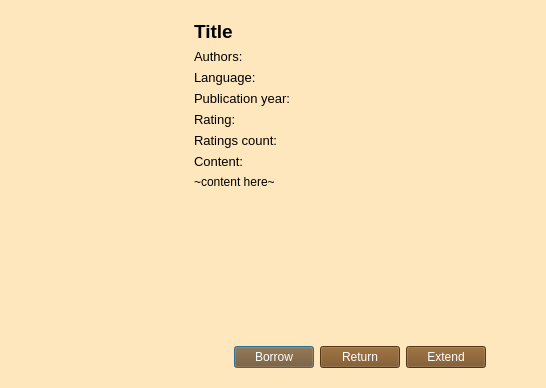
<?xml version="1.0" encoding="UTF-8"?>
<ui version="4.0">
 <class>BookDetailsWindow</class>
 <widget class="QDialog" name="BookDetailsWindow">
  <property name="geometry">
   <rect>
    <x>0</x>
    <y>0</y>
    <width>546</width>
    <height>388</height>
   </rect>
  </property>
  <property name="sizePolicy">
   <sizepolicy hsizetype="Fixed" vsizetype="Fixed">
    <horstretch>0</horstretch>
    <verstretch>0</verstretch>
   </sizepolicy>
  </property>
  <property name="palette">
   <palette>
    <active>
     <colorrole role="WindowText">
      <brush brushstyle="SolidPattern">
       <color alpha="255">
        <red>0</red>
        <green>0</green>
        <blue>0</blue>
       </color>
      </brush>
     </colorrole>
     <colorrole role="Button">
      <brush brushstyle="SolidPattern">
       <color alpha="255">
        <red>255</red>
        <green>231</green>
        <blue>189</blue>
       </color>
      </brush>
     </colorrole>
     <colorrole role="Text">
      <brush brushstyle="SolidPattern">
       <color alpha="255">
        <red>0</red>
        <green>0</green>
        <blue>0</blue>
       </color>
      </brush>
     </colorrole>
     <colorrole role="ButtonText">
      <brush brushstyle="SolidPattern">
       <color alpha="255">
        <red>0</red>
        <green>0</green>
        <blue>0</blue>
       </color>
      </brush>
     </colorrole>
     <colorrole role="Base">
      <brush brushstyle="SolidPattern">
       <color alpha="255">
        <red>255</red>
        <green>231</green>
        <blue>189</blue>
       </color>
      </brush>
     </colorrole>
     <colorrole role="Window">
      <brush brushstyle="SolidPattern">
       <color alpha="255">
        <red>255</red>
        <green>231</green>
        <blue>189</blue>
       </color>
      </brush>
     </colorrole>
     <colorrole role="PlaceholderText">
      <brush brushstyle="NoBrush">
       <color alpha="128">
        <red>0</red>
        <green>0</green>
        <blue>0</blue>
       </color>
      </brush>
     </colorrole>
    </active>
    <inactive>
     <colorrole role="WindowText">
      <brush brushstyle="SolidPattern">
       <color alpha="255">
        <red>0</red>
        <green>0</green>
        <blue>0</blue>
       </color>
      </brush>
     </colorrole>
     <colorrole role="Button">
      <brush brushstyle="SolidPattern">
       <color alpha="255">
        <red>255</red>
        <green>231</green>
        <blue>189</blue>
       </color>
      </brush>
     </colorrole>
     <colorrole role="Text">
      <brush brushstyle="SolidPattern">
       <color alpha="255">
        <red>0</red>
        <green>0</green>
        <blue>0</blue>
       </color>
      </brush>
     </colorrole>
     <colorrole role="ButtonText">
      <brush brushstyle="SolidPattern">
       <color alpha="255">
        <red>0</red>
        <green>0</green>
        <blue>0</blue>
       </color>
      </brush>
     </colorrole>
     <colorrole role="Base">
      <brush brushstyle="SolidPattern">
       <color alpha="255">
        <red>255</red>
        <green>231</green>
        <blue>189</blue>
       </color>
      </brush>
     </colorrole>
     <colorrole role="Window">
      <brush brushstyle="SolidPattern">
       <color alpha="255">
        <red>255</red>
        <green>231</green>
        <blue>189</blue>
       </color>
      </brush>
     </colorrole>
     <colorrole role="PlaceholderText">
      <brush brushstyle="NoBrush">
       <color alpha="128">
        <red>0</red>
        <green>0</green>
        <blue>0</blue>
       </color>
      </brush>
     </colorrole>
    </inactive>
    <disabled>
     <colorrole role="WindowText">
      <brush brushstyle="SolidPattern">
       <color alpha="255">
        <red>0</red>
        <green>0</green>
        <blue>0</blue>
       </color>
      </brush>
     </colorrole>
     <colorrole role="Button">
      <brush brushstyle="SolidPattern">
       <color alpha="255">
        <red>255</red>
        <green>231</green>
        <blue>189</blue>
       </color>
      </brush>
     </colorrole>
     <colorrole role="Text">
      <brush brushstyle="SolidPattern">
       <color alpha="255">
        <red>0</red>
        <green>0</green>
        <blue>0</blue>
       </color>
      </brush>
     </colorrole>
     <colorrole role="ButtonText">
      <brush brushstyle="SolidPattern">
       <color alpha="255">
        <red>0</red>
        <green>0</green>
        <blue>0</blue>
       </color>
      </brush>
     </colorrole>
     <colorrole role="Base">
      <brush brushstyle="SolidPattern">
       <color alpha="255">
        <red>255</red>
        <green>231</green>
        <blue>189</blue>
       </color>
      </brush>
     </colorrole>
     <colorrole role="Window">
      <brush brushstyle="SolidPattern">
       <color alpha="255">
        <red>255</red>
        <green>231</green>
        <blue>189</blue>
       </color>
      </brush>
     </colorrole>
     <colorrole role="PlaceholderText">
      <brush brushstyle="NoBrush">
       <color alpha="128">
        <red>0</red>
        <green>0</green>
        <blue>0</blue>
       </color>
      </brush>
     </colorrole>
    </disabled>
   </palette>
  </property>
  <property name="windowTitle">
   <string>Dialog</string>
  </property>
  <property name="styleSheet">
   <string notr="true">background-color: rgb(255, 231, 189); color: black;</string>
  </property>
  <layout class="QHBoxLayout" name="horizontalLayout_7">
   <item>
    <spacer name="horizontalSpacer">
     <property name="orientation">
      <enum>Qt::Horizontal</enum>
     </property>
     <property name="sizeHint" stdset="0">
      <size>
       <width>40</width>
       <height>20</height>
      </size>
     </property>
    </spacer>
   </item>
   <item>
    <widget class="QLabel" name="coverBookLabel">
     <property name="styleSheet">
      <string notr="true">color: rgb(0, 0, 0);</string>
     </property>
     <property name="text">
      <string/>
     </property>
     <property name="pixmap">
      <pixmap resource="../images/resources.qrc">:/images_resources/cover.jpg</pixmap>
     </property>
     <property name="scaledContents">
      <bool>false</bool>
     </property>
     <property name="alignment">
      <set>Qt::AlignCenter</set>
     </property>
    </widget>
   </item>
   <item>
    <widget class="QFrame" name="formFrame">
     <property name="palette">
      <palette>
       <active>
        <colorrole role="WindowText">
         <brush brushstyle="SolidPattern">
          <color alpha="255">
           <red>0</red>
           <green>0</green>
           <blue>0</blue>
          </color>
         </brush>
        </colorrole>
        <colorrole role="Button">
         <brush brushstyle="SolidPattern">
          <color alpha="255">
           <red>255</red>
           <green>231</green>
           <blue>189</blue>
          </color>
         </brush>
        </colorrole>
        <colorrole role="Text">
         <brush brushstyle="SolidPattern">
          <color alpha="255">
           <red>0</red>
           <green>0</green>
           <blue>0</blue>
          </color>
         </brush>
        </colorrole>
        <colorrole role="ButtonText">
         <brush brushstyle="SolidPattern">
          <color alpha="255">
           <red>0</red>
           <green>0</green>
           <blue>0</blue>
          </color>
         </brush>
        </colorrole>
        <colorrole role="Base">
         <brush brushstyle="SolidPattern">
          <color alpha="255">
           <red>255</red>
           <green>231</green>
           <blue>189</blue>
          </color>
         </brush>
        </colorrole>
        <colorrole role="Window">
         <brush brushstyle="SolidPattern">
          <color alpha="255">
           <red>255</red>
           <green>231</green>
           <blue>189</blue>
          </color>
         </brush>
        </colorrole>
        <colorrole role="PlaceholderText">
         <brush brushstyle="NoBrush">
          <color alpha="128">
           <red>0</red>
           <green>0</green>
           <blue>0</blue>
          </color>
         </brush>
        </colorrole>
       </active>
       <inactive>
        <colorrole role="WindowText">
         <brush brushstyle="SolidPattern">
          <color alpha="255">
           <red>0</red>
           <green>0</green>
           <blue>0</blue>
          </color>
         </brush>
        </colorrole>
        <colorrole role="Button">
         <brush brushstyle="SolidPattern">
          <color alpha="255">
           <red>255</red>
           <green>231</green>
           <blue>189</blue>
          </color>
         </brush>
        </colorrole>
        <colorrole role="Text">
         <brush brushstyle="SolidPattern">
          <color alpha="255">
           <red>0</red>
           <green>0</green>
           <blue>0</blue>
          </color>
         </brush>
        </colorrole>
        <colorrole role="ButtonText">
         <brush brushstyle="SolidPattern">
          <color alpha="255">
           <red>0</red>
           <green>0</green>
           <blue>0</blue>
          </color>
         </brush>
        </colorrole>
        <colorrole role="Base">
         <brush brushstyle="SolidPattern">
          <color alpha="255">
           <red>255</red>
           <green>231</green>
           <blue>189</blue>
          </color>
         </brush>
        </colorrole>
        <colorrole role="Window">
         <brush brushstyle="SolidPattern">
          <color alpha="255">
           <red>255</red>
           <green>231</green>
           <blue>189</blue>
          </color>
         </brush>
        </colorrole>
        <colorrole role="PlaceholderText">
         <brush brushstyle="NoBrush">
          <color alpha="128">
           <red>0</red>
           <green>0</green>
           <blue>0</blue>
          </color>
         </brush>
        </colorrole>
       </inactive>
       <disabled>
        <colorrole role="WindowText">
         <brush brushstyle="SolidPattern">
          <color alpha="255">
           <red>0</red>
           <green>0</green>
           <blue>0</blue>
          </color>
         </brush>
        </colorrole>
        <colorrole role="Button">
         <brush brushstyle="SolidPattern">
          <color alpha="255">
           <red>255</red>
           <green>231</green>
           <blue>189</blue>
          </color>
         </brush>
        </colorrole>
        <colorrole role="Text">
         <brush brushstyle="SolidPattern">
          <color alpha="255">
           <red>0</red>
           <green>0</green>
           <blue>0</blue>
          </color>
         </brush>
        </colorrole>
        <colorrole role="ButtonText">
         <brush brushstyle="SolidPattern">
          <color alpha="255">
           <red>0</red>
           <green>0</green>
           <blue>0</blue>
          </color>
         </brush>
        </colorrole>
        <colorrole role="Base">
         <brush brushstyle="SolidPattern">
          <color alpha="255">
           <red>255</red>
           <green>231</green>
           <blue>189</blue>
          </color>
         </brush>
        </colorrole>
        <colorrole role="Window">
         <brush brushstyle="SolidPattern">
          <color alpha="255">
           <red>255</red>
           <green>231</green>
           <blue>189</blue>
          </color>
         </brush>
        </colorrole>
        <colorrole role="PlaceholderText">
         <brush brushstyle="NoBrush">
          <color alpha="128">
           <red>0</red>
           <green>0</green>
           <blue>0</blue>
          </color>
         </brush>
        </colorrole>
       </disabled>
      </palette>
     </property>
     <layout class="QFormLayout" name="formLayout_2">
      <item row="0" column="0">
       <widget class="QLabel" name="titleLabel">
        <property name="font">
         <font>
          <pointsize>14</pointsize>
          <weight>75</weight>
          <bold>true</bold>
         </font>
        </property>
        <property name="text">
         <string>Title</string>
        </property>
       </widget>
      </item>
      <item row="0" column="1">
       <spacer name="horizontalSpacer_2">
        <property name="orientation">
         <enum>Qt::Horizontal</enum>
        </property>
        <property name="sizeHint" stdset="0">
         <size>
          <width>40</width>
          <height>20</height>
         </size>
        </property>
       </spacer>
      </item>
      <item row="1" column="0">
       <widget class="QLabel" name="authorsLabel">
        <property name="font">
         <font>
          <pointsize>10</pointsize>
         </font>
        </property>
        <property name="text">
         <string>Authors: </string>
        </property>
       </widget>
      </item>
      <item row="2" column="0">
       <widget class="QLabel" name="languageLabel">
        <property name="font">
         <font>
          <pointsize>10</pointsize>
         </font>
        </property>
        <property name="text">
         <string>Language: </string>
        </property>
       </widget>
      </item>
      <item row="3" column="0">
       <widget class="QLabel" name="publYearLabel">
        <property name="font">
         <font>
          <pointsize>10</pointsize>
         </font>
        </property>
        <property name="text">
         <string>Publication year: </string>
        </property>
       </widget>
      </item>
      <item row="4" column="0">
       <widget class="QLabel" name="ratingLabel">
        <property name="font">
         <font>
          <pointsize>10</pointsize>
         </font>
        </property>
        <property name="text">
         <string>Rating: </string>
        </property>
       </widget>
      </item>
      <item row="5" column="0">
       <widget class="QLabel" name="ratingsCountLabel">
        <property name="font">
         <font>
          <pointsize>10</pointsize>
         </font>
        </property>
        <property name="text">
         <string>Ratings count: </string>
        </property>
       </widget>
      </item>
      <item row="6" column="0">
       <widget class="QLabel" name="contentLabel_title">
        <property name="font">
         <font>
          <pointsize>10</pointsize>
         </font>
        </property>
        <property name="text">
         <string>Content: </string>
        </property>
       </widget>
      </item>
      <item row="7" column="0">
       <widget class="QLabel" name="contentLabel">
        <property name="text">
         <string>~content here~ </string>
        </property>
       </widget>
      </item>
      <item row="8" column="0">
       <spacer name="verticalSpacer_2">
        <property name="orientation">
         <enum>Qt::Vertical</enum>
        </property>
        <property name="sizeHint" stdset="0">
         <size>
          <width>20</width>
          <height>58</height>
         </size>
        </property>
       </spacer>
      </item>
      <item row="9" column="0">
       <widget class="QLabel" name="borrowStatus">
        <property name="text">
         <string/>
        </property>
       </widget>
      </item>
      <item row="10" column="0" colspan="2">
       <layout class="QHBoxLayout" name="horizontalLayout_2">
        <item>
         <spacer name="horizontalSpacer_4">
          <property name="orientation">
           <enum>Qt::Horizontal</enum>
          </property>
          <property name="sizeHint" stdset="0">
           <size>
            <width>40</width>
            <height>20</height>
           </size>
          </property>
         </spacer>
        </item>
        <item>
         <widget class="QPushButton" name="borrowButton">
          <property name="styleSheet">
           <string notr="true">color: rgb(255, 255, 255);
background-color: rgb(117, 75, 28);</string>
          </property>
          <property name="text">
           <string>Borrow</string>
          </property>
         </widget>
        </item>
        <item>
         <widget class="QPushButton" name="returnButton">
          <property name="styleSheet">
           <string notr="true">color:rgb(255, 255, 255);
background-color: rgb(117, 75, 28);</string>
          </property>
          <property name="text">
           <string>Return</string>
          </property>
         </widget>
        </item>
        <item>
         <widget class="QPushButton" name="extendButton">
          <property name="styleSheet">
           <string notr="true">background-color: rgb(117, 75, 28);
color: rgb(255, 255, 255);
</string>
          </property>
          <property name="text">
           <string>Extend</string>
          </property>
         </widget>
        </item>
        <item>
         <spacer name="horizontalSpacer_5">
          <property name="orientation">
           <enum>Qt::Horizontal</enum>
          </property>
          <property name="sizeHint" stdset="0">
           <size>
            <width>40</width>
            <height>20</height>
           </size>
          </property>
         </spacer>
        </item>
       </layout>
      </item>
     </layout>
    </widget>
   </item>
  </layout>
 </widget>
 <resources>
  <include location="../images/resources.qrc"/>
 </resources>
 <connections/>
</ui>
